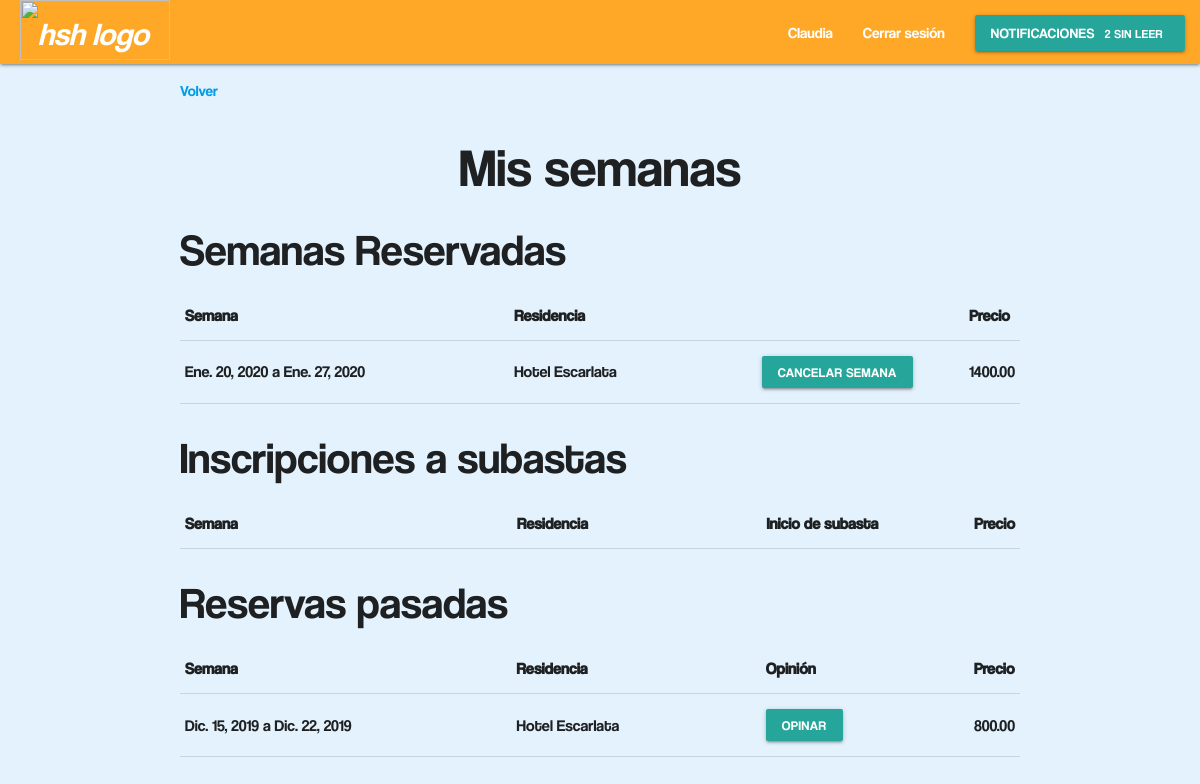
/perfil/mis_semanas/ (signed in), run on an earlier commit of the app's database.
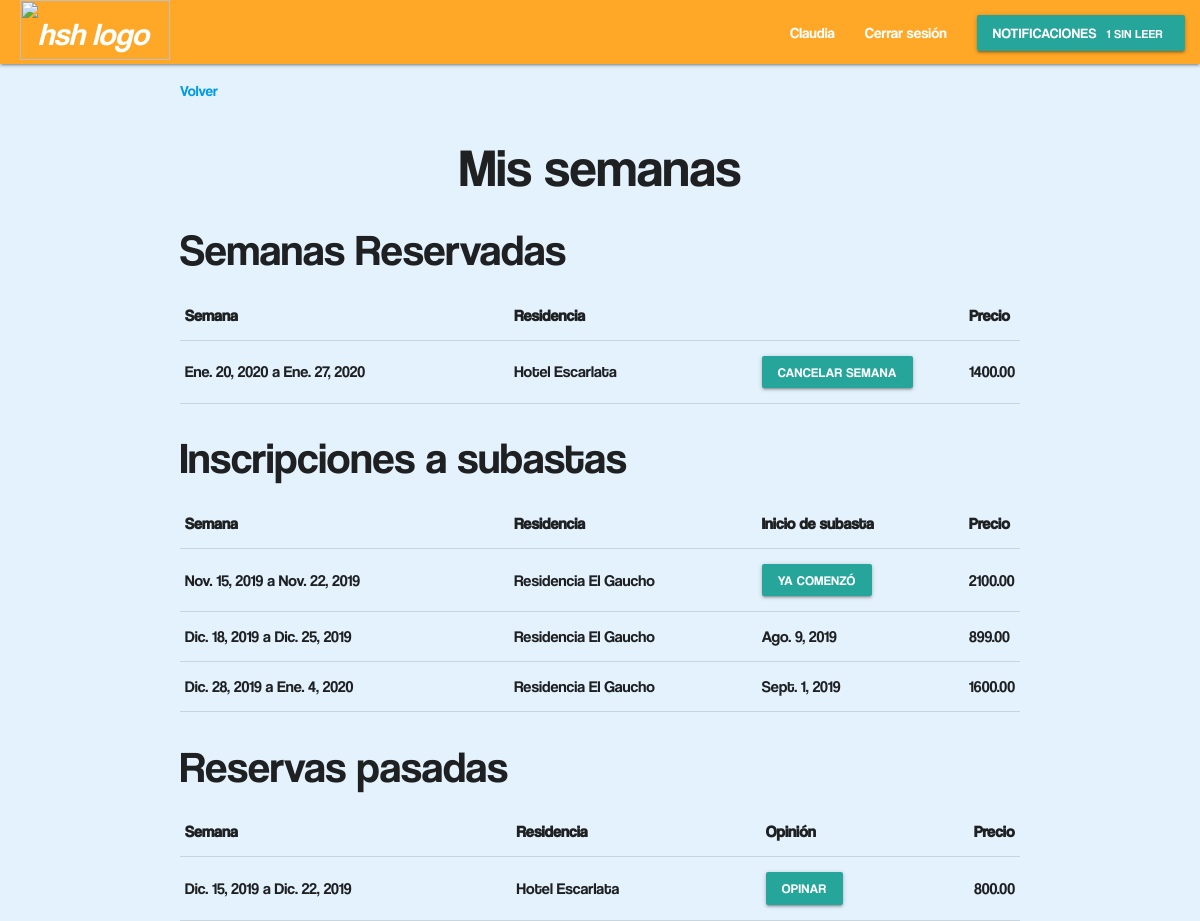
And on a later commit of the database.
### main/models.py (models this page shows, shortened)
class User(AbstractBaseUser, PermissionsMixin):
	email = models.EmailField(_('email address'), unique=True)
	first_name = models.CharField(_('nombre'), max_length=30, blank=True)
	last_name = models.CharField(_('apellido'), max_length=30, blank=True)
	date_joined = models.DateTimeField(_('date joined'), auto_now_add=True)
	is_active = models.BooleanField(_('active'), default=True)
	date_of_birth = models.DateField(_('fecha de nacimiento'))
	nacionalidad = models.CharField(max_length=50)
	creditos = models.IntegerField(default=2)
	premium = models.BooleanField(_('premium estatus'), default=False)
	is_staff = models.BooleanField(
		_('staff status'),
		default=False,
		help_text=_('Designates whether the user can log into this admin site.'),
	)
	metodo_de_pago = models.OneToOneField(
		'Tarjeta',
		on_delete=models.CASCADE,
		related_name='user'
		)
	objects = UserManager()
	USERNAME_FIELD = 'email'
	REQUIRED_FIELDS = []
	class Meta:
		verbose_name = _('cliente')
		verbose_name_plural = _('clientes')

class Semana(models.Model):
	dia_inicial = models.DateField()
	precio_reserva = models.DecimalField(max_digits=11,decimal_places=2)
	def dia_final(self):
		return self.dia_inicial + timedelta(days=7)
	class Meta:
		abstract = True
		ordering = ['dia_inicial', 'residencia']

class SemanaReservada(Semana):
	usuario = models.ForeignKey('User',on_delete=models.CASCADE,related_name='semanas_reservadas')
	residencia = models.ForeignKey('Residencia',on_delete=models.CASCADE,related_name='semanas_reservadas')
	credito = models.BooleanField(default=True)

class Residencia(models.Model):
	nombre = models.CharField(max_length=50)
	dirección = models.CharField(max_length=200)
	ciudad = models.CharField(max_length=100)
	pais = models.CharField(max_length=30)
	descripcion = models.TextField()
	habitaciones = models.IntegerField(default=0)
	personas = models.IntegerField(default=0)
	baños = models.IntegerField(default=0)
	def __str__(self):
		return self.nombre
	class Meta:
		ordering = ['nombre']

class SemanaPasada(Semana):
	usuario = models.ForeignKey('User',on_delete=models.CASCADE,related_name='semanas_pasadas')
	residencia = models.ForeignKey('Residencia',on_delete=models.CASCADE,related_name='semanas_pasadas')
	def opino(self):
		if self.opinion.exists():
			True
		False

class Subasta(Semana):
	precio_inicial = models.DecimalField(max_digits=11,decimal_places=2)
	inicio_de_subasta = models.DateField()
	residencia = models.ForeignKey('Residencia',on_delete=models.CASCADE,related_name='subastas')
	usuarios_inscriptos = models.ManyToManyField('User',related_name='inscripciones')
	iniciada = models.BooleanField(default=False)

### main/views.py (the view)
# urls.py: path("perfil/mis_semanas/", views.mis_semanas, name="mis_semanas"),
def mis_semanas(request):
    return render(request=request,
                  template_name="main/user/mis_semanas.html",
                  context={"notificaciones": request.user.notificaciones.all()})

### main/models.py (called while the page is built)
	def __str__(self):
		return self.info

### main/templates/main/user/mis_semanas.html
{% extends "main/headers/header_logged_in.html" %}
{% load static %}
{% block content %}
<body>
	<p>
	<a href="/perfil/">Volver</a>
	</p>
	<h2 class="centrar">Mis semanas</h2>
	<h3>Semanas Reservadas</h3>
	<table>
		<th width="40%">Semana</th>
		<th width="30%">Residencia</th>
		<th width="25%"></th>
		<th>Precio</th>
		{% for r in request.user.semanas_reservadas.all %}
		<tr>
			<td>{{r.dia_inicial}} a {{r.dia_final}}</td>
			<td>{{r.residencia}}</td>
			<td><a href="#" class="modal-close waves-effect waves-light btn-small">Cancelar semana</a></td>
			<td>{{r.precio_reserva}}</td>
		</tr>
		{% endfor %}
	</table>
	<h3>Inscripciones a subastas</h3>
	<table>
		<th width="40%">Semana</th>
		<th width="30%">Residencia</th>
		<th width="25%">Inicio de subasta</th>
		<th>Precio</th>
		{% for r in request.user.inscripciones.all %}
		<tr>
			<td>{{r.dia_inicial}} a {{r.dia_final}}</td>
			<td>{{r.residencia}}</td>
			<td>
				{% if r.iniciada %}
					<a href="/subasta/{{r.id}}" class="modal-close waves-effect waves-light btn-small">Ya comenzó</a>
				{% else %}
					{{r.inicio_de_subasta}}
				{% endif %}
			</td>
			<td>{{r.precio_inicial}}</td>
		</tr>
		{% endfor %}
	</table>
	<h3>Reservas pasadas</h3>
	<table>
		<th width="40%">Semana</th>
		<th width="30%">Residencia</th>
		<th width="25%">Opinión</th>
		<th>Precio</th>
		{% for r in request.user.semanas_pasadas.all %}
		<tr>
			<td>{{r.dia_inicial}} a {{r.dia_final}}</td>
			<td>{{r.residencia}}</td>
			<td>
				{% if not r.opino %}
				<a href="/opinar/{{r.id}}" class="modal-close waves-effect waves-light btn-small">Opinar</a>
				{% else %}
				{{r.opinion.puntaje}}/10
				{% endif %}
			</td>
			<td>{{r.precio_reserva}}</td>
		</tr>
		{% endfor %}
	</table>
</body>
{% endblock %}

### main/templates/main/headers/header_logged_in.html (shortened to what this page needs)
{% extends "main/builder.html" %}
{% load staticfiles %}
{% block builder %}
  <header>
    <div class="navbar-fixed">
      <nav>
        <div class="nav-wrapper #ffa726 orange lighten-1">
          <a href="/" class="brand-logo">
          <img class="logo" src="{% static 'logos/HSH-Complete.svg' %}" alt="hsh logo">
          </a>
          <ul id="nav-mobile" class="right hide-on-med-and-down">
            <li><a href="/perfil">{{request.user.first_name}}</a></li>
            <li><a href="/logout">Cerrar sesión</a></li>
            <li>
              <a class="btn dropdown-trigger" data-target="dropdown2">
                Notificaciones<span class="new badge" data-badge-caption="sin leer">
                {{notificaciones.count}}</span>
              </a>
            </li>
          </ul>
      </nav>
    </div>
    <div class="container">
      {% block content %}
      {% endblock %}
    </div>
  </header>
{% endblock %}

What changed in the data, as far as the page shows it:
computed for User "Claudia": count "2" → "1"
now on this page (row edited): Subasta: dia_inicial "Nov. 15, 2019", dia_final "Nov. 22, 2019", residencia "Residencia El Gaucho", precio_inicial "2100.00"
now on this page (row unchanged): Subasta: dia_inicial "Dic. 18, 2019", dia_final "Dic. 25, 2019", residencia "Residencia El Gaucho", inicio_de_subasta "Ago. 9, 2019", precio_inicial "899.00"
now on this page (row unchanged): Subasta: dia_inicial "Dic. 28, 2019", dia_final "Ene. 4, 2020", residencia "Residencia El Gaucho", inicio_de_subasta "Sept. 1, 2019", precio_inicial "1600.00"
